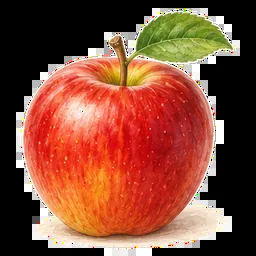
#> input picture spiele/lisis-woerterwelt/bilder-gemalt/essen-apfel.webp, 256 x 256 px
$ python -i zerschneide.py   (imports and definitions only)
#> lines starting #> are read from the running program, lines starting #| are printed output that depends on the picture
"""Schneidet gemalte Wortbögen (3 × 3) in Einzelbilder für das Spiel.

Aufruf: python3 zerschneide.py <bogen.png|jpg> [<bogen-name>]
Der Bogen-Name (z. B. tiere-1) bestimmt anhand von woerter-bilder.json, welches Wort in welcher Zelle steht.
Ohne Namen wird der Dateiname genommen. Ergebnis: bilder-gemalt/<wort-id>.webp (256 px, Hintergrund durchsichtig)
und eine Kontrollübersicht bilder-gemalt/kontrolle-<bogen-name>.jpg.
"""
import importlib.util, json, pathlib, sys
from PIL import Image, ImageDraw, ImageFilter
import numpy as np

hier = pathlib.Path(__file__).parent
spec = importlib.util.spec_from_file_location("wb", hier / "woerter-bilder.py")
# [1 line not run here, left out]
GROESSE = 256

def freistellen(rgb):
    """Papierfarbe -> durchsichtig, mit weichem Übergang, damit Schatten und Pinselkanten sanft auslaufen."""
    a = np.asarray(rgb).astype(float)
    rand = np.concatenate([a[:6].reshape(-1, 3), a[-6:].reshape(-1, 3), a[:, :6].reshape(-1, 3), a[:, -6:].reshape(-1, 3)])
    papier = np.median(rand, axis=0)
    abstand = np.sqrt(((a - papier) ** 2).sum(axis=2))
    alpha = np.clip((abstand - 10) / 28, 0, 1)
    maske = Image.fromarray((alpha * 255).astype("uint8")).filter(ImageFilter.GaussianBlur(.6))
    out = rgb.convert("RGBA"); out.putalpha(maske)
    return out, alpha

# [70 lines left out: functions bereiche, main, not called in this run]

# [2 lines not run here, left out]

>>> import cv2
>>> picture = cv2.imread('bilder-gemalt/essen-apfel.webp', cv2.IMREAD_GRAYSCALE)
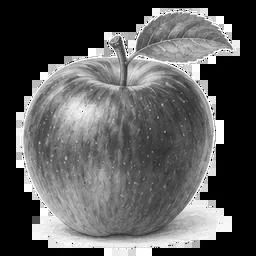
#> picture: shape (256, 256); min 0, max 255, mean 89.5
>>> result = freistellen(picture)
#> in freistellen, `rand = np.concatenate([a[:6].reshape(-1, 3), a[-6:].reshape(-1, 3), a[..`: rand = 2048 rows, first 8: [0, 0, 0], [0, 0, 0], [0, 0, 0], [0, 0, 0], [0, 0, 0], [0, 0, 0], [0, 0, 0], [0, 0, 0]
#> in freistellen, `papier = np.median(rand, axis=0)`: papier = [0, 0, 0]
#> (the run stopped early here; a loop or call above may not have finished)

$ run again, on spiele/lisis-woerterwelt/bilder-gemalt/essen-birne.webp
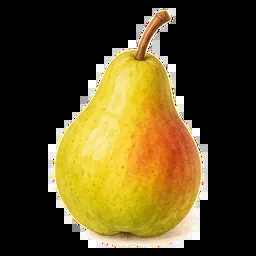
#> input picture spiele/lisis-woerterwelt/bilder-gemalt/essen-birne.webp, 256 x 256 px
#> `picture = cv2.imread('bilder-gemalt/essen-apfel.webp', cv2.IMREAD_GRAY..`:
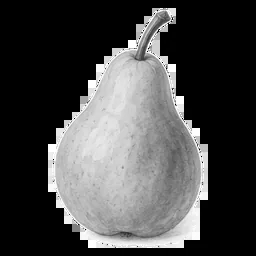
#> picture: shape (256, 256); min 0, max 255, mean 71.1
#> rand = 2048 rows, first 8: [0, 0, 0], [0, 0, 0], [0, 0, 0], [0, 0, 0], [0, 0, 0], [0, 0, 0], [0, 0, 0], [0, 0, 0]
#> papier = [0, 0, 0]

$ run again, on spiele/lisis-woerterwelt/bilder-gemalt/essen-brezel.webp
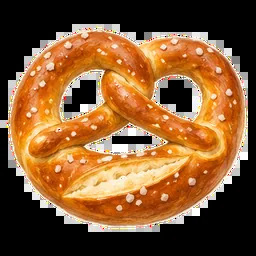
#> input picture spiele/lisis-woerterwelt/bilder-gemalt/essen-brezel.webp, 256 x 256 px
#> `picture = cv2.imread('bilder-gemalt/essen-apfel.webp', cv2.IMREAD_GRAY..`:
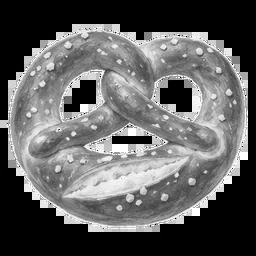
#> picture: shape (256, 256); min 0, max 255, mean 95.5
#> rand = 2048 rows, first 8: [0, 0, 0], [0, 0, 0], [0, 0, 0], [0, 0, 0], [0, 0, 0], [0, 0, 0], [0, 0, 0], [0, 0, 0]
#> papier = [0, 0, 0]

$ run again, on spiele/lisis-woerterwelt/bilder-gemalt/essen-brot.webp
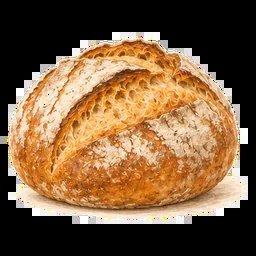
#> input picture spiele/lisis-woerterwelt/bilder-gemalt/essen-brot.webp, 256 x 256 px
#> `picture = cv2.imread('bilder-gemalt/essen-apfel.webp', cv2.IMREAD_GRAY..`:
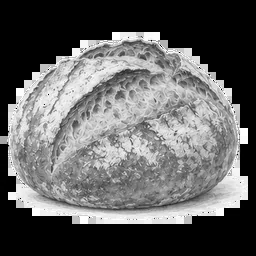
#> picture: shape (256, 256); min 0, max 255, mean 97.9
#> rand = 2048 rows, first 8: [0, 0, 0], [0, 0, 0], [0, 0, 0], [0, 0, 0], [0, 0, 0], [0, 0, 0], [0, 0, 0], [0, 0, 0]
#> papier = [0, 0, 0]
